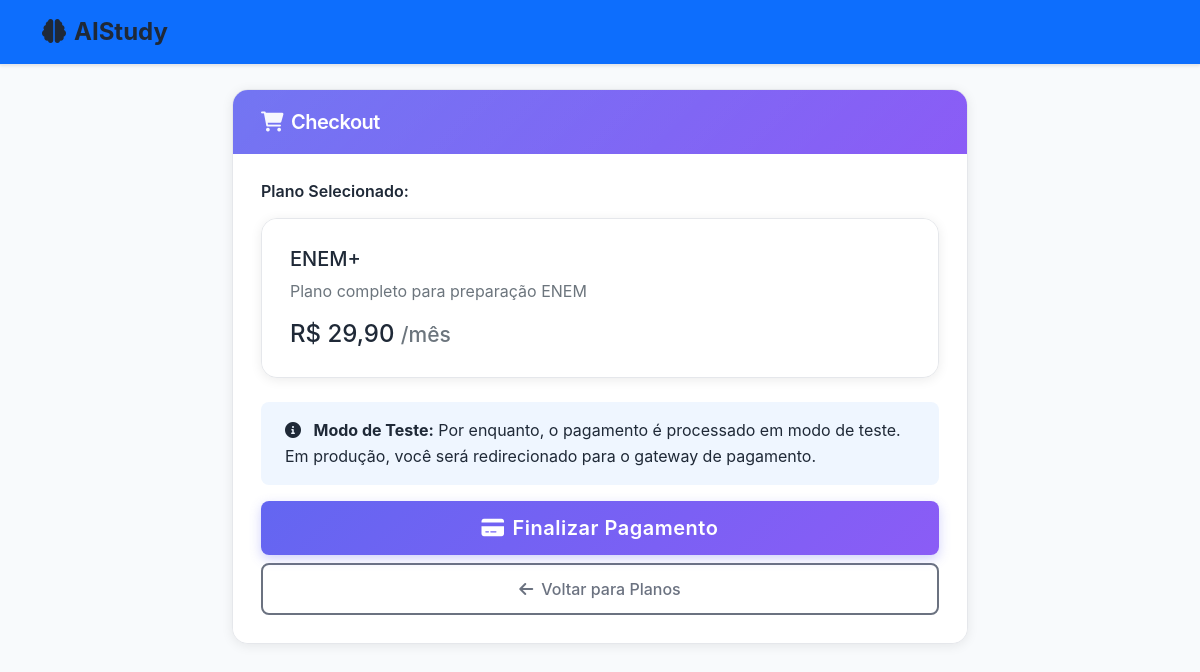
/checkout.php?plano=enem_plus (signed in), run on the app's committed database.
### tables this page shows
CREATE TABLE planos (
    id INT AUTO_INCREMENT PRIMARY KEY,
    nome VARCHAR(50) NOT NULL,
    slug VARCHAR(50) NOT NULL UNIQUE,
    preco_mensal DECIMAL(10,2) NOT NULL DEFAULT 0.00,
    descricao TEXT,
    recursos JSON DEFAULT NULL COMMENT 'Lista de recursos disponíveis no plano',
    ativo BOOLEAN DEFAULT TRUE,
    created_at TIMESTAMP DEFAULT CURRENT_TIMESTAMP,
    updated_at TIMESTAMP DEFAULT CURRENT_TIMESTAMP ON UPDATE CURRENT_TIMESTAMP
);

### classes/PlanService.php (called while the page is built, shortened)
<?php
require_once dirname(__DIR__) . '/config/database.php';
class PlanService {
    private $conn;
    public function __construct() {
        $database = new Database();
        $this->conn = $database->getConnection();
    }
    public function getPlanBySlug($slug) {
        $query = "SELECT * FROM planos WHERE slug = :slug AND ativo = 1 LIMIT 1";
        $stmt = $this->conn->prepare($query);
        $stmt->bindParam(':slug', $slug);
        $stmt->execute();
        $plano = $stmt->fetch(PDO::FETCH_ASSOC);
        if ($plano) {
            $plano['recursos'] = json_decode($plano['recursos'], true) ?? [];
        }
        return $plano ?: null;
    }
}

### config/database.php (called while the page is built, shortened)
<?php
class Database {
    private $host = DB_HOST;
    private $db_name = DB_NAME;
    private $username = DB_USER;
    private $password = DB_PASS;
    public function getConnection() {
        $this->conn = null;
        try {
            $this->conn = new PDO(
                "mysql:host=" . $this->host . ";dbname=" . $this->db_name,
                $this->username,
                $this->password
            );
            $this->conn->setAttribute(PDO::ATTR_ERRMODE, PDO::ERRMODE_EXCEPTION);
            $this->conn->exec("set names utf8");
        } catch(PDOException $exception) {
            echo "Erro de conexão: " . $exception->getMessage();
        }
        return $this->conn;
    }
}
?>

### checkout.php (the view, shortened to what this page needs)
<?php
require_once 'classes/PlanService.php';
$planService = new PlanService();
$planoSlug = $_GET['plano'] ?? '';
$plano = $planService->getPlanBySlug($planoSlug);
?>
<!DOCTYPE html>
<html lang="pt-BR">
<head>
    <link href="https://cdn.jsdelivr.net/npm/bootstrap@5.1.3/dist/css/bootstrap.min.css" rel="stylesheet">
    <link rel="stylesheet" href="https://cdnjs.cloudflare.com/ajax/libs/font-awesome/6.0.0/css/all.min.css">
    <link href="assets/css/style.css" rel="stylesheet">
</head>
<body>
    <nav class="navbar navbar-expand-lg navbar-dark bg-primary">
        <div class="container">
            <a class="navbar-brand" href="dashboard.php">
                <i class="fas fa-brain me-2"></i>AIStudy
            </a>
        </div>
    </nav>
    <div class="container mt-4 mb-5">
        <div class="row justify-content-center">
            <div class="col-md-8">
                <div class="card">
                    <div class="card-header bg-primary text-white">
                        <h5 class="mb-0">
                            <i class="fas fa-shopping-cart me-2"></i>Checkout
                        </h5>
                    </div>
                    <div class="card-body">
                        <div class="mb-4">
                            <h6>Plano Selecionado:</h6>
                            <div class="card bg-light">
                                <div class="card-body">
                                    <h5><?php echo htmlspecialchars($plano['nome']); ?></h5>
                                    <p class="text-muted mb-0"><?php echo htmlspecialchars($plano['descricao']); ?></p>
                                    <h4 class="mt-3 mb-0">
                                        R$ <?php echo number_format($plano['preco_mensal'], 2, ',', '.'); ?>
                                        <small class="text-muted">/mês</small>
                                    </h4>
                                </div>
                            </div>
                        </div>
                        <?php if ($plano['preco_mensal'] > 0): ?>
                            <form method="POST">
                                <div class="alert alert-info">
                                    <i class="fas fa-info-circle me-2"></i>
                                    <strong>Modo de Teste:</strong> Por enquanto, o pagamento é processado em modo de teste.
                                    Em produção, você será redirecionado para o gateway de pagamento.
                                </div>
                                <div class="d-grid gap-2">
                                    <button type="submit" class="btn btn-primary btn-lg">
                                        <i class="fas fa-credit-card me-2"></i>Finalizar Pagamento
                                    </button>
                                    <a href="planos.php" class="btn btn-outline-secondary">
                                        <i class="fas fa-arrow-left me-2"></i>Voltar para Planos
                                    </a>
                                </div>
                            </form>
                        <?php endif; ?>
                    </div>
                </div>
            </div>
        </div>
    </div>
</body>
</html>

### assets/css/style.css (style rules this page uses)
:root { --primary-color: #6366f1; --secondary-color: #8b5cf6; --success-color: #10b981; --warning-color: #f59e0b; --danger-color: #ef4444; --dark-color: #1f2937; --light-color: #f8fafc; --border-color: #e5e7eb; --text-muted: #6b7280; --bg-primary: #ffffff; --bg-secondary: #f8fafc; --bg-tertiary: #f1f5f9; --text-primary: #1f2937; --text-secondary: #6b7280; --border-default: #e5e7eb; --card-bg: #ffffff; --card-shadow: rgba(0, 0, 0, 0.1); }
* { margin: 0; padding: 0; box-sizing: border-box; transition: background-color 0.3s ease, color 0.3s ease, border-color 0.3s ease; }
body { font-family: 'Inter', -apple-system, BlinkMacSystemFont, 'Segoe UI', Roboto, sans-serif; background-color: var(--bg-secondary) !important; color: var(--text-primary) !important; line-height: 1.6; }
html { background-color: var(--bg-secondary) !important; }
html[data-theme="light"] { background-color: #f8fafc !important; }
p, span, div, h1, h2, h3, h4, h5, h6, li, td, th { color: inherit !important; }
.navbar { background: var(--bg-primary); border-bottom: 1px solid var(--border-default); box-shadow: 0 1px 3px 0 var(--card-shadow); }
.navbar-brand { font-weight: 700; font-size: 1.5rem; color: #1f2937 !important; transition: color 0.3s ease; }
.card { border: 1px solid var(--border-default); border-radius: 16px; background: var(--card-bg); box-shadow: 0 2px 12px rgba(0, 0, 0, 0.08); transition: all 0.3s cubic-bezier(0.4, 0, 0.2, 1); overflow: hidden; color: var(--text-primary); }
.card-header { background: linear-gradient(135deg, var(--primary-color), var(--secondary-color)); color: white !important; border-radius: 16px 16px 0 0; border: none; padding: 1.25rem 1.75rem; position: relative; overflow: hidden; }
.card-header::before { content: ''; position: absolute; top: 0; left: 0; right: 0; bottom: 0; background: linear-gradient(135deg, rgba(255, 255, 255, 0.1), transparent); pointer-events: none; }
.card-header * { color: white !important; position: relative; z-index: 1; }
.card-header h5, .card-header h6 { color: white !important; font-weight: 600; letter-spacing: -0.025em; }
.card-header i { color: white !important; opacity: 0.95; }
.card-body { background: var(--card-bg); color: var(--text-primary); padding: 1.75rem; }
.card-body h6 { font-weight: 600; margin-bottom: 1rem; color: var(--text-primary); }
.btn { border-radius: 8px; font-weight: 500; padding: 0.75rem 1.5rem; transition: all 0.2s; border: none; }
.btn-primary { background: linear-gradient(135deg, var(--primary-color), var(--secondary-color)); border: none; box-shadow: 0 4px 12px rgba(99, 102, 241, 0.3); font-weight: 600; letter-spacing: 0.025em; position: relative; overflow: hidden; }
.btn-primary::before { content: ''; position: absolute; top: 0; left: -100%; width: 100%; height: 100%; background: linear-gradient(90deg, transparent, rgba(255, 255, 255, 0.2), transparent); transition: left 0.5s ease; }
.btn-outline-secondary { border: 2px solid var(--text-secondary); color: var(--text-secondary); background: transparent; }
.alert { border-radius: 8px; border: none; padding: 1rem 1.5rem; }
[data-theme="light"] .alert-info { background-color: #eff6ff; color: #1e40af; }

### data on the page
planos: nome "ENEM+", descricao "Plano completo para preparação ENEM", preco_mensal "29,90"
